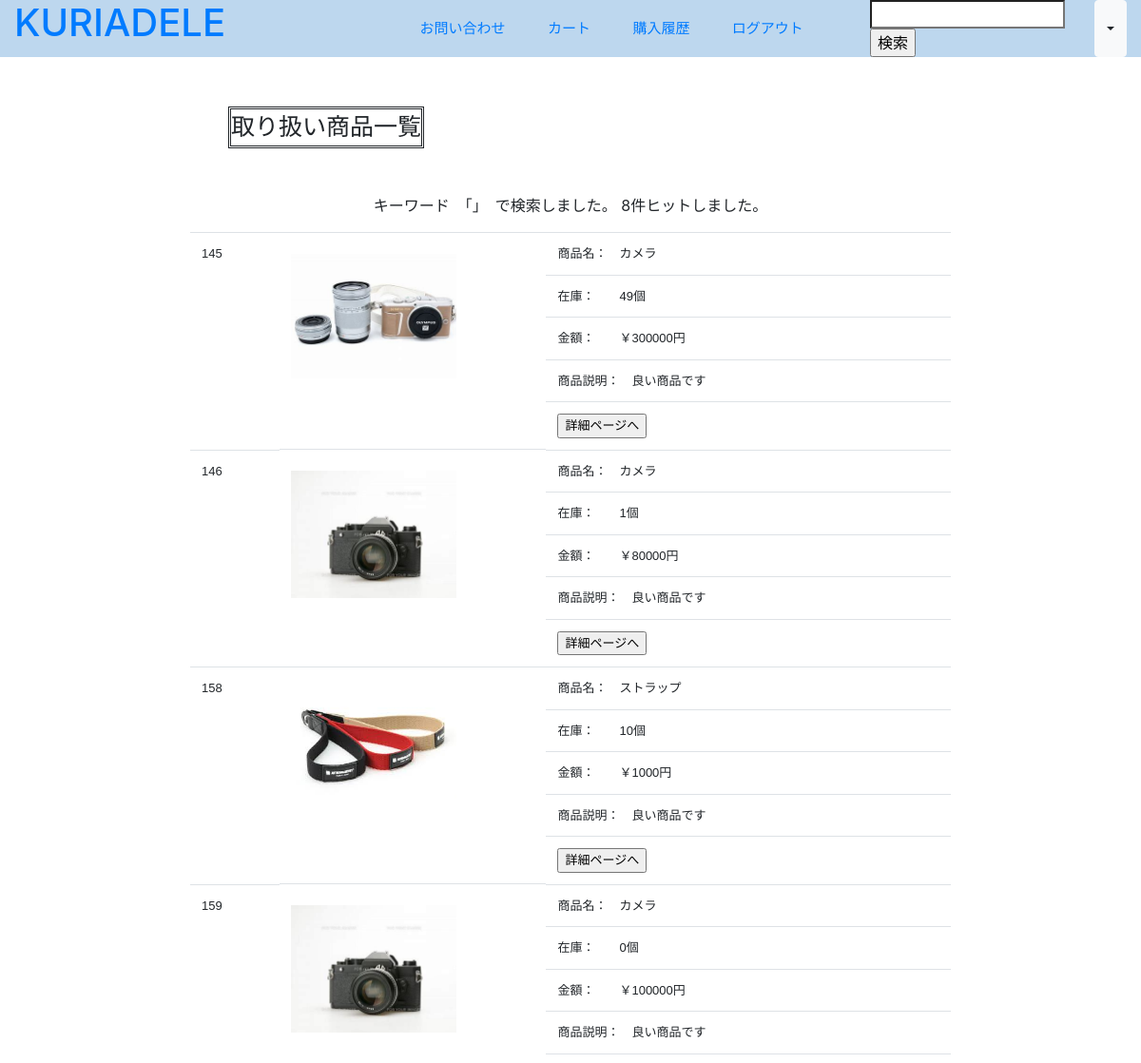
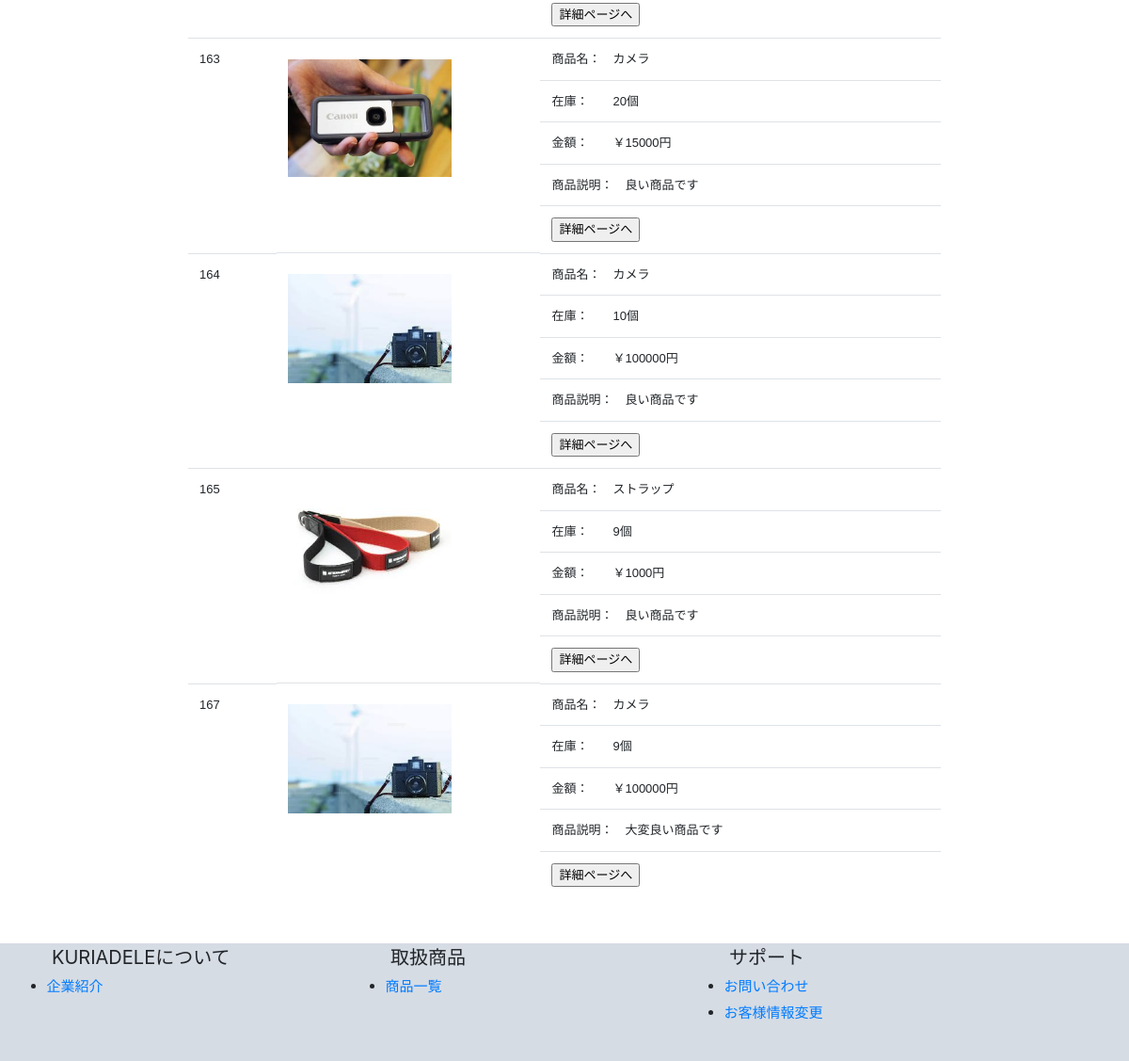
Page /login_search.php (signed in) on the committed database (2 pictures, top to bottom).
### tables this page shows
CREATE TABLE `items` (
  `id` int(11) NOT NULL AUTO_INCREMENT,
  `name` varchar(255) NOT NULL,
  `image` varchar(255) NOT NULL,
  `price` int(11) NOT NULL,
  `stock` int(11) NOT NULL,
  `description` varchar(1000) NOT NULL,
  `created_at` timestamp NOT NULL DEFAULT CURRENT_TIMESTAMP ON UPDATE CURRENT_TIMESTAMP,
  `flag` int(11) NOT NULL,
  PRIMARY KEY (`id`)
);

### login_search_new.php (called while the page is built, shortened)
<?php
    require_once 'daos/item_dao.php';
    $flash_message = $_SESSION['flash_message'];
    include_once 'views/products.php';
?>

### login_search.php (called while the page is built, shortened)
<?php
    require_once 'daos/item_dao.php';
    $keyword = $_GET['name'];
    $items = ItemDAO::find_by_keyword($keyword);
    include 'login_search_new.php';
?>

### daos/item_dao.php (called while the page is built, shortened)
<?php
    class ItemDAO extends DAO{
        public static function find_by_keyword($keyword){
            $pdo = null;
            $stmp = null;
            try{
                $pdo = self::get_connection();
                $stmt = $pdo->prepare('SELECT * FROM items WHERE name LIKE :name AND flag=1');
                $stmt->bindValue(':name', '%' . $keyword . '%' , PDO::PARAM_STR);
                $stmt->execute();
                $stmt->setFetchMode(PDO::FETCH_CLASS|PDO::FETCH_PROPS_LATE, 'Item');
                $items = $stmt->fetchAll();
                return $items;
            }catch(PDOException $e){
                return array();
            }finally{
                self::close_connection($pdo, $stmp);
            }
        }
    }
?>

### views/products.php (the view, shortened to what this page needs)
<!doctype html>
<html lang='ja'>
    <head>
        <link rel='stylesheet' href='index.css'>
        <link rel="stylesheet" href="https://stackpath.bootstrapcdn.com/bootstrap/4.5.2/css/bootstrap.min.css">
    </head>
    <body>
        <div class='container-fluid header fixed-top'>
            <div class='row'>
                <span class='col-lg-2 col-md-2 col-auto'>
                    <a href='mypage.php'><h1>KURIADELE</h1></a>
                </span>
                <span class='col-lg-7 col-md-5 d-none d-lg-block span_a'>
                    <a href='login_contact.php' class='span_b'>お問い合わせ</a>
                    <a href='cart.php' class='span_b'>カート</a>
                    <a href='purchases.php' class='span_b'>購入履歴</a>
                    <a href='logout.php' class='span_b'>ログアウト</a>
                </span>
                <div class='col-lg-3 col-md-5 col-auto span_c'>
                    <form method='GET' action='login_search.php'>
                        <input type='search' name='name' size='15'/>
                        <input type='submit' value='検索'/>
                    </form>
                    <button type="button" class="btn btn-light dropdown-toggle d-none d-sm-block" data-toggle="dropdown"></button>
                </div>
            </div>
        </div>
        <p class='body'>
            <p class='customer'>取り扱い商品一覧</p>
            <?php if($flash_message !== ''): ?>
                <p class='message'><?= $flash_message ?></p>
            <?php endif; ?>
            <table class='container-fluid table col-lg-8'>
                <div class='row'>
                    <tbody>
                        <?php foreach($items as $item): ?>
                            <tr>
                                <td class='table_td'><?= $item->id ?></td>
                                <td class='table_img'><img src='upload/items/<?= $item->image ?>' class='img_td'></img></td>
                                <td class='table_td'>商品名：&emsp;<?= $item->name ?></td>
                                <td class='table_td'>在庫：&emsp;&emsp;<?= $item->stock ?>個</td>
                                <td class='table_td'>金額：&emsp;&emsp;￥<?= $item->price ?>円</td>
                                <td class='table_td'>商品説明：&emsp;<?= $item->description ?></td>
                                <td class='table_td'>
                                    <form method='GET' action='login_item_buy.php'>
                                        <input type='submit' value='詳細ページへ'>
                                    </form>
                                </td>
                            </tr>
                        <?php endforeach; ?>
                    </tbody>
                </div>
            </table>
        </p>
        <div class='container-fluid footer'>
            <div class='row'>
                <ul><span class='col-lg-4'>KURIADELEについて</span><br>
                    <li><a href='login_company.php'>企業紹介</a></li>
                </ul>
                <ul><span class='col-lg-4'>取扱商品</span>
                    <li><a href='login_product.php'>商品一覧</a></li>
                </ul>
                <ul><span class='col-lg-4'>サポート</span>
                    <li><a href='login_contact.php'>お問い合わせ</a></li>
                    <li><a href='login_change.php'>お客様情報変更</a></li>
                </ul>
            </div>
        </div>
    </body>
</html>

### index.css (style rules this page uses)
.header { position:fixed; background-color: #BDD7EE; align-items: center; }
.span_a { font-size: 15px; text-align: right; margin: auto; }
.span_b { text-align: right; margin-right: 6%; }
.span_c { text-align: left; margin: auto; display: flex; }
.body { padding: 4%; }
.customer { display: inline-block; font-size: 25px; border: double; margin-left: 20%; margin-bottom: 1%; text-align: center; }
.message { margin-top: 3%; text-align: center; }
.footer { background-color: #D6DCE4; margin-top: 4%; padding-bottom: 2%; }
ul { width: 30%; font-size: 20px; }
li { font-size: 15px; margin-top: 5px; margin-left: 3%; }
.img_td { width: 68%; margin-top: 4%; }
.table_td { display: flex; font-family: sans-serif; font-size: 13px }
.table_img { width: 35%; }

### rows in the picture
items: id "145", image (picture), name "カメラ", stock "49", price "300000", description "良い商品です"
items: id "146", image (picture), name "カメラ", stock "1", price "80000", description "良い商品です"
items: id "158", image (picture), name "ストラップ", stock "10", price "1000", description "良い商品です"
items: id "159", image (picture), name "カメラ", stock "0", price "100000", description "良い商品です"
items: id "163", image (picture), name "カメラ", stock "20", price "15000", description "良い商品です"
items: id "164", image (picture), name "カメラ", stock "10", price "100000", description "良い商品です"
items: id "165", image (picture), name "ストラップ", stock "9", price "1000", description "良い商品です"
items: id "167", image (picture), name "カメラ", stock "9", price "100000", description "大変良い商品です"

### other values in the picture
$flash_message "キーワード 「」 で検索しました。 8件ヒットしました。"
